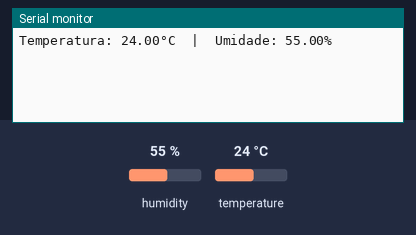
Bench run of a sketch on a simulated ESP32. On the bench: the last lines printed to the serial monitor. The inputs (shaded band) are chosen by the test bench; at power-on: humidity 55 %, temperature 24 °C.

Above: at 6.2 s.
6.3 s: humidity set to 22 %
At 7.3 s:
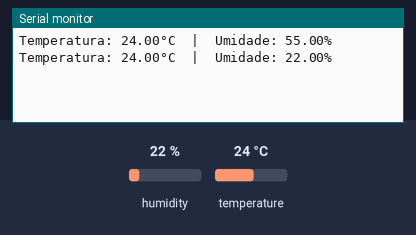
8.9 s: temperature set to 12 °C
At 10.3 s:
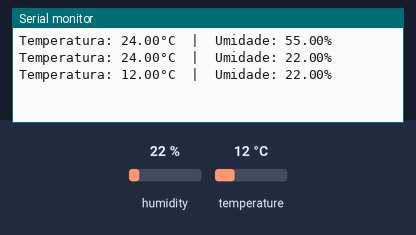
11.5 s: humidity set to 40 %
At 13.7 s:
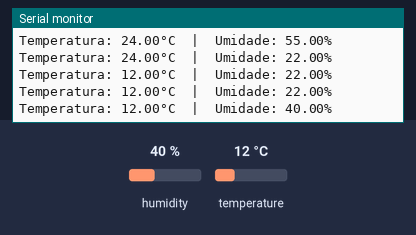
Timing chart, 0 to 15.2 s (numbered marks = the images above; inputs shaded):
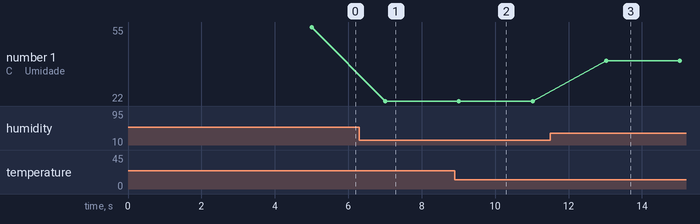

Measured:
- after the input at 6.3 s, the serial monitor: prints a new line after 0.71 s (image 1)
- after the input at 8.9 s, the serial monitor: prints a new line after 0.12 s (image 2)
- after the input at 11.5 s, the serial monitor: prints a new line after 1.5 s (image 3)
- plotted number 1: 55 → 22 after the input at 6.3 s, 22 → 40 after the input at 11.5 s

The sketch:

sketch.ino
```cpp
/*01) Utilize um sensor de temperatura (como o DHT11 ou DHT22) para monitorar a
temperatura em tempo real apresentando a temperatura e umidade na saída serial.*/

#include <DHT.h>

#define DHTPIN 4       // Pino de dados do sensor conectado ao GPIO4
#define DHTTYPE DHT22  // Tipo do sensor (DHT11 ou DHT22)

DHT dht(DHTPIN, DHTTYPE);

void setup() {
    Serial.begin(115200);
    dht.begin();
    delay(5000); // Aguarde 5 segundos para inicialização
}


void loop() {
    float temperatura = dht.readTemperature();
    float umidade = dht.readHumidity();

    if (isnan(temperatura) || isnan(umidade)) {
        Serial.println("Erro ao ler o sensor!");
        return;
    }

    Serial.print("Temperatura: ");
    Serial.print(temperatura);
    Serial.print("°C  |  Umidade: ");
    Serial.print(umidade);
    Serial.println("%");

    delay(2000); // Atualiza a leitura a cada 2 segundos
}
```
